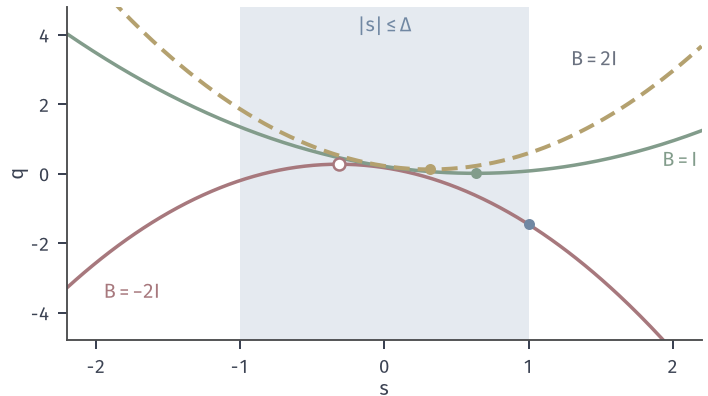

Recreate this plot in Python.
from pathlib import Path
import sys
sys.path.insert(0, str(Path(__file__).resolve().parents[1]/"sqp-common"))
from sqp_fig import *
HERE = Path(__file__).resolve().parent
# Model on the linearised line at x0=(1.5,.5), h=.5 with nu=-1 (B=-2I), measured from the normal point, along unit tangent t.
x0=np.array([1.5,.5]); A=cA(x0); h=ch(x0); a=A[0]; pY=-a*h[0]/(a@a); t=np.array([-1.,3.])/np.sqrt(10); g=cg(x0)
def q(s,B): p=pY+s*t; return g@p+.5*B*(p@p)
s=np.linspace(-2.2,2.2,300)
fig,ax=figure(width_mm=100,height_mm=56); panels(fig,.095,.99,.98,.14,0)
b=-2; ax.plot(s,[q(u,-2) for u in s],color=RED,lw=1.4)
ax.plot(s,[q(u,1.) for u in s],color=GREEN,lw=1.4)
ax.plot(s,[q(u,2.) for u in s],color=YELLOW,lw=1.6,ls=(0,(4,2)))
D=1.0; ax.axvspan(-D,D,facecolor=BLUE_FILL,edgecolor='none',zorder=0)
sr=[q(u,-2) for u in (-D,D)]; i=int(np.argmin(sr)); dot(ax,((-D,D)[i],sr[i]),BLUE,ms=4.4)
smax=-(g+(-2)*pY)@t/(-2); hollow(ax,(smax,q(smax,-2)),RED)
for B,col in ((1.,GREEN),(2.,YELLOW)):
    sm=-(g+B*pY)@t/B; dot(ax,(sm,q(sm,B)),col,ms=4.4)
ax.text(-1.75,-3.6,'$\\mathbf{B}=-2\\mathbf{I}$',color=RED,fontsize=8,ha='center'); ax.text(2.17,.22,'$\\mathbf{B}=\\mathbf{I}$',color=GREEN,fontsize=8,ha='right'); ax.text(1.62,3.1,'$\\mathbf{B}=2\\mathbf{I}$',color=MUTED,fontsize=8,ha='right')
ax.text(0,4.1,'$|s|\\leq\\Delta$',color=BLUE,fontsize=8,ha='center')
ax.set_xlim(-2.2,2.2); ax.set_ylim(-4.8,4.8); ax.set_xticks([-2,-1,0,1,2]); ax.set_yticks([-4,-2,0,2,4]); ax.set_xlabel('$s$',labelpad=1); ax.set_ylabel('$q$',labelpad=1)
save(fig,HERE,'figure',{'pY':pY.tolist(),'t':t.tolist(),'smax':float(smax)})
